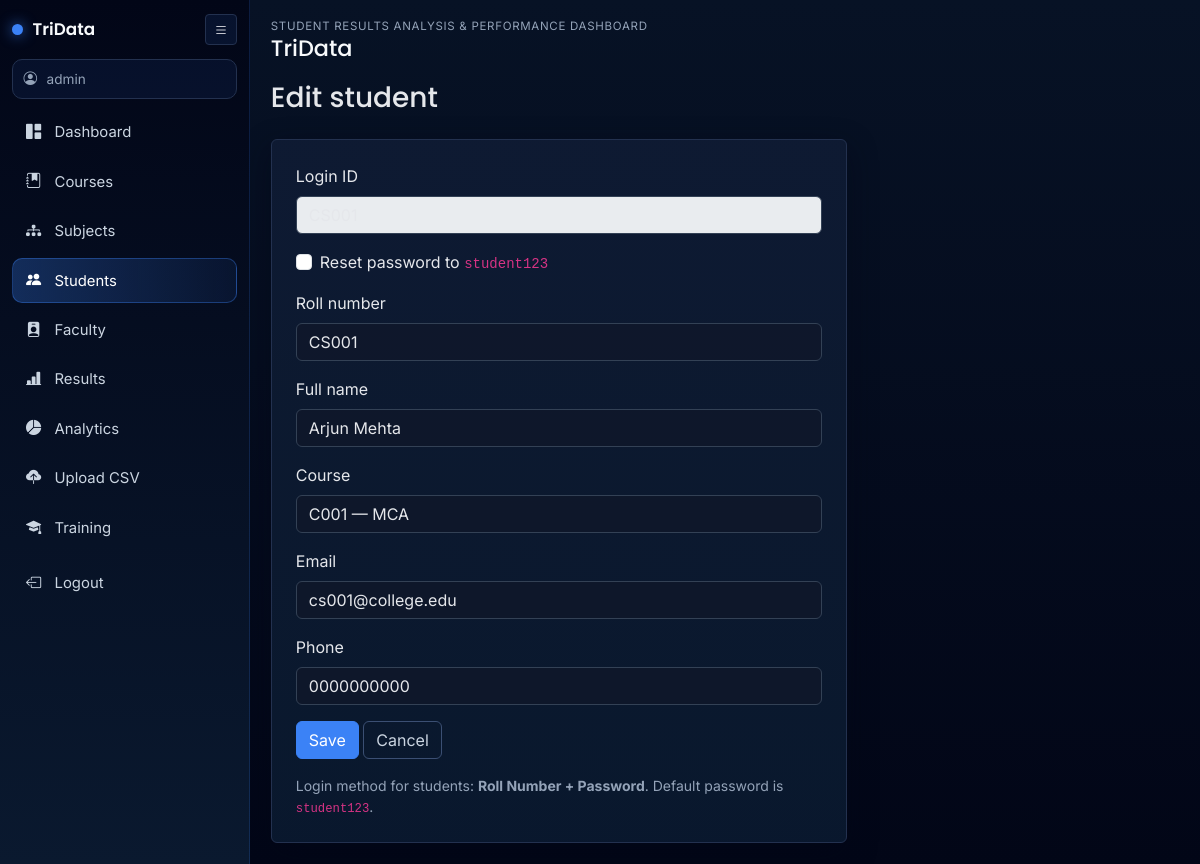
The app's page /admin/students/1/edit (signed in) with its own data.
### app/models.py (models this page shows, shortened)
class User(UserMixin, db.Model):
    __tablename__ = "users"
    id = db.Column(db.Integer, primary_key=True)
    username = db.Column(db.String(80), unique=True, nullable=False, index=True)
    password_hash = db.Column(db.String(256), nullable=False)
    role = db.Column(db.String(20), nullable=False, default="student")  # admin | faculty | student
    student = db.relationship("Student", backref="user_account", uselist=False)
    faculty = db.relationship("Faculty", backref="user_account", uselist=False)

class Student(db.Model):
    __tablename__ = "students"
    id = db.Column(db.Integer, primary_key=True)
    user_id = db.Column(db.Integer, db.ForeignKey("users.id"), unique=True, nullable=False)
    roll_number = db.Column(db.String(64), unique=True, nullable=False, index=True)
    full_name = db.Column(db.String(160), nullable=False)
    email = db.Column(db.String(120))
    phone = db.Column(db.String(32))
    course_id = db.Column(db.Integer, db.ForeignKey("courses.id"), nullable=False)
    results = db.relationship("Result", backref="student", lazy="dynamic", cascade="all, delete-orphan")
    trainings = db.relationship("Training", backref="student", lazy="dynamic", cascade="all, delete-orphan")

class Course(db.Model):
    __tablename__ = "courses"
    id = db.Column(db.Integer, primary_key=True)
    name = db.Column(db.String(120), nullable=False)
    code = db.Column(db.String(32), unique=True, nullable=False, index=True)
    duration_years = db.Column(db.Integer, default=4)
    subjects = db.relationship("Subject", backref="course", lazy="dynamic")
    students = db.relationship("Student", backref="course", lazy="dynamic")

### app/routes/admin.py (the view, shortened to what this page needs)
@bp.route("/students/<int:sid>/edit", methods=["GET", "POST"])
def student_edit(sid):
    student = Student.query.get_or_404(sid)
    courses = Course.query.order_by(Course.code).all()
    return render_template("admin/student_form.html", student=student, courses=courses)

### app/routes/admin.py (called while the page is built)
@bp.before_request
@login_required
def _admin_gate():
    if current_user.role != "admin":
        from flask import abort
        abort(403)

### app/templates/admin/student_form.html (shortened to what this page needs)
{% extends "base.html" %}
{% block content %}
<h1 class="h3 mb-4">{% if student %}Edit{% else %}Add{% endif %} student</h1>
<div class="card p-4" style="max-width: 36rem;">
  <form method="post">
    {% if student %}
    <div class="mb-3">
      <label class="form-label">Login ID</label>
      <input class="form-control" value="{{ student.roll_number }}" disabled>
    </div>
    <div class="mb-3">
      <div class="form-check">
        <input class="form-check-input" type="checkbox" id="reset_password" name="reset_password" value="1">
        <label class="form-check-label" for="reset_password">Reset password to <code>student123</code></label>
      </div>
    </div>
    {% endif %}
    <div class="mb-3">
      <label class="form-label" for="roll_number">Roll number</label>
      <input class="form-control" id="roll_number" name="roll_number" required value="{{ student.roll_number if student else '' }}">
    </div>
    <div class="mb-3">
      <label class="form-label" for="full_name">Full name</label>
      <input class="form-control" id="full_name" name="full_name" required value="{{ student.full_name if student else '' }}">
    </div>
    <div class="mb-3">
      <label class="form-label" for="course_id">Course</label>
      <select class="form-select" id="course_id" name="course_id" required>
        {% for c in courses %}
        <option value="{{ c.id }}" {% if student and student.course_id == c.id %}selected{% endif %}>{{ c.code }} — {{ c.name }}</option>
        {% endfor %}
      </select>
    </div>
    <div class="mb-3">
      <label class="form-label" for="email">Email</label>
      <input class="form-control" type="email" id="email" name="email" value="{{ student.email or '' }}">
    </div>
    <div class="mb-3">
      <label class="form-label" for="phone">Phone</label>
      <input class="form-control" id="phone" name="phone" value="{{ student.phone or '' }}">
    </div>
    <button type="submit" class="btn btn-primary">Save</button>
    <a class="btn btn-outline-secondary" href="{{ url_for('admin.students_list') }}">Cancel</a>
  </form>
  <p class="small text-muted mt-3 mb-0">Login method for students: <strong>Roll Number + Password</strong>. Default password is <code>student123</code>.</p>
</div>
{% endblock %}

### app/templates/base.html (shortened to what this page needs)
<!DOCTYPE html>
<html lang="en">
<head>
  <link href="https://cdn.jsdelivr.net/npm/bootstrap-icons@1.11.3/font/bootstrap-icons.css" rel="stylesheet">
  <link href="https://cdn.jsdelivr.net/npm/bootstrap@5.3.3/dist/css/bootstrap.min.css" rel="stylesheet">
  <link rel="stylesheet" href="{{ url_for('static', filename='css/app.css') }}">
</head>
<body>
  {% if current_user.is_authenticated %}
  <div id="tridataShell" class="app-shell">
    <aside id="appSidebar" class="app-sidebar">
      <div class="sidebar-head">
        <div class="brand-wrap">
          <span class="brand-dot"></span>
          <span class="brand-text">TriData</span>
        </div>
        <button id="sidebarToggle" class="btn btn-sm icon-btn" type="button" aria-label="Toggle sidebar">
          <i class="bi bi-list"></i>
        </button>
      </div>
      <div class="user-chip">
        <i class="bi bi-person-circle"></i>
        <span>{{ current_user.username }}</span>
      </div>
      <nav class="side-nav">
        {% if current_user.role == 'admin' %}
        <a class="side-link {% if request.endpoint == 'admin.dashboard' %}active{% endif %}" href="{{ url_for('admin.dashboard') }}"><i class="bi bi-grid-1x2-fill"></i><span>Dashboard</span></a>
        <a class="side-link " href="{{ url_for('admin.courses_list') }}"><i class="bi bi-journal-bookmark-fill"></i><span>Courses</span></a>
        <a class="side-link " href="{{ url_for('admin.subjects_list') }}"><i class="bi bi-diagram-3-fill"></i><span>Subjects</span></a>
        <a class="side-link {% if request.endpoint in ['admin.students_list', 'admin.student_add', 'admin.student_edit', 'admin.student_results_view'] %}active{% endif %}" href="{{ url_for('admin.students_list') }}"><i class="bi bi-people-fill"></i><span>Students</span></a>
        <a class="side-link " href="{{ url_for('admin.faculty_list') }}"><i class="bi bi-person-badge-fill"></i><span>Faculty</span></a>
        <a class="side-link {% if request.endpoint == 'admin.results_list' %}active{% endif %}" href="{{ url_for('admin.results_list') }}"><i class="bi bi-bar-chart-line-fill"></i><span>Results</span></a>
        <a class="side-link {% if request.endpoint == 'admin.analytics' %}active{% endif %}" href="{{ url_for('admin.analytics') }}"><i class="bi bi-pie-chart-fill"></i><span>Analytics</span></a>
        <a class="side-link {% if request.endpoint == 'admin.results_upload' %}active{% endif %}" href="{{ url_for('admin.results_upload') }}"><i class="bi bi-cloud-upload-fill"></i><span>Upload CSV</span></a>
        <a class="side-link {% if request.endpoint in ['admin.training_list'] %}active{% endif %}" href="{{ url_for('admin.training_list') }}"><i class="bi bi-mortarboard-fill"></i><span>Training</span></a>
        {% endif %}
      </nav>
      <a class="side-link logout-link" href="{{ url_for('auth.logout') }}"><i class="bi bi-box-arrow-left"></i><span>Logout</span></a>
    </aside>
    <div class="content-wrap">
      <header class="content-head">
        <div>
          <div class="eyebrow">Student Results Analysis & Performance Dashboard</div>
          <h1 class="page-title">{% block page_title %}TriData{% endblock %}</h1>
        </div>
      </header>
      <main class="content-main">
        {{ self.content() }}
      </main>
    </div>
  </div>
  {% endif %}
</body>
</html>

### app/static/css/app.css (style rules this page uses)
:root { --deep-blue: #0a192f; --dark-black: #020617; --accent-blue: #3b82f6; --light-text: #e5e7eb; --muted-text: #94a3b8; --panel: #0f1b33; --panel-2: #111f3a; --border: #23314f; }
* { font-family: Inter, "Segoe UI", sans-serif; }
body { min-height: 100vh; background: linear-gradient(180deg, #071225 0%, var(--dark-black) 100%); color: var(--light-text); }
h1, h2, h3, h4, h5, h6, .page-title, .brand-text { font-family: Poppins, Inter, sans-serif; }
.app-shell { display: flex; min-height: 100vh; }
.app-sidebar { position: fixed; top: 0; left: 0; bottom: 0; width: 250px; background: linear-gradient(180deg, var(--dark-black) 0%, var(--deep-blue) 100%); border-right: 1px solid rgba(59, 130, 246, 0.18); padding: 0.9rem 0.75rem 0.8rem; transition: width 0.2s ease; overflow: hidden; z-index: 1050; }
.sidebar-head { display: flex; align-items: center; justify-content: space-between; margin-bottom: 0.85rem; }
.brand-wrap { display: flex; align-items: center; gap: 0.6rem; }
.brand-dot { width: 11px; height: 11px; border-radius: 50%; background: var(--accent-blue); box-shadow: 0 0 14px rgba(59, 130, 246, 0.8); }
.brand-text { font-size: 1.05rem; font-weight: 600; color: #f8fafc; }
.icon-btn { border: 1px solid var(--border); color: var(--light-text); background: rgba(59, 130, 246, 0.1); }
.user-chip { display: flex; align-items: center; gap: 0.6rem; color: var(--muted-text); border: 1px solid var(--border); background: rgba(59, 130, 246, 0.08); border-radius: 10px; padding: 0.55rem 0.65rem; font-size: 0.85rem; margin-bottom: 0.7rem; }
.side-nav { display: flex; flex-direction: column; gap: 0.3rem; }
.side-link { display: flex; align-items: center; gap: 0.75rem; color: #cbd5e1; text-decoration: none; border-radius: 10px; padding: 0.62rem 0.72rem; font-size: 0.93rem; border: 1px solid transparent; transition: all 0.18s ease; }
.side-link i { width: 18px; text-align: center; font-size: 0.95rem; }
.side-link.active { color: #fff; border-color: rgba(59, 130, 246, 0.36); background: linear-gradient(90deg, rgba(59, 130, 246, 0.28), rgba(59, 130, 246, 0.08)); }
.logout-link { margin-top: 0.7rem; }
.content-wrap { margin-left: 250px; width: calc(100% - 250px); transition: margin-left 0.2s ease, width 0.2s ease; }
.content-head { padding: 1.1rem 1.3rem 0.4rem; }
.eyebrow { color: var(--muted-text); text-transform: uppercase; letter-spacing: 0.06em; font-size: 0.72rem; }
.page-title { margin-bottom: 0; font-size: 1.4rem; color: #f8fafc; }
.content-main { padding: 0.8rem 1.3rem 1.35rem; }
.card { background: linear-gradient(180deg, rgba(15, 27, 51, 0.92), rgba(10, 25, 47, 0.92)); border: 1px solid var(--border); box-shadow: 0 10px 30px rgba(2, 6, 23, 0.45); color: var(--light-text); }
.text-muted, .small.text-muted { color: var(--muted-text) !important; }
.form-control, .form-select { background: rgba(15, 23, 42, 0.8); border-color: #334155; color: var(--light-text); }
.btn-primary { background-color: var(--accent-blue); border-color: var(--accent-blue); }
.btn-outline-secondary, .btn-outline-primary, .btn-outline-success, .btn-outline-danger { border-color: #3b4f73; color: #cbd5e1; }

### records on screen
User: username "admin"
Student: roll_number "CS001", full_name "Arjun Mehta", course_id "C001 — MCA", email "cs001@college.edu", phone "0000000000"
